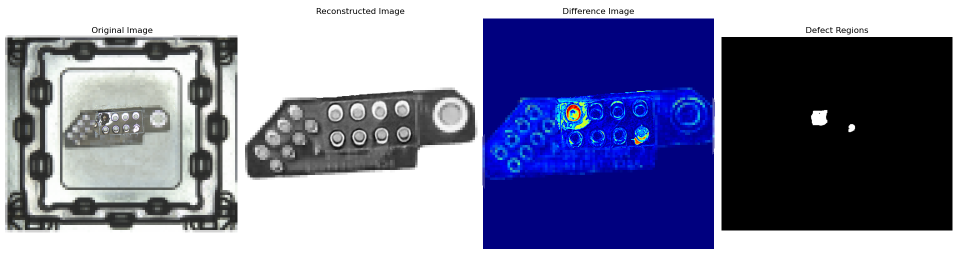
#> input picture resource/effect.png, 1919 x 512 px (shown at 1/2 size)
$ python -i ImagePreProcessing.py   (imports and definitions only)
#> lines starting #> are read from the running program, lines starting #| are printed output that depends on the picture; after the words box and inside, x2 and y2 are one past the last pixel; in counts of white or black regions, pixels touching at a corner belong together
#> further down, picture is the input picture: shape (512, 1919, 3); mean B, G, R 157.4, 127.6, 125.2
import cv2
import numpy as np


def read_img(image_path: str) -> np.ndarray:
    image = cv2.imread(image_path)
    if image is None:
        print("Image not found or invalid image format")
        return None
    return image


def show_img(images, win_name=None):
    if not isinstance(images, list):
        images = [images]

    for i, image in enumerate(images):
        # 调整图像大小以适应屏幕
        screen_res = 1280, 720  # 示例屏幕分辨率
        scale_width = screen_res[0] / image.shape[1]
        scale_height = screen_res[1] / image.shape[0]
        scale = min(scale_width, scale_height)

        window_width = int(image.shape[1] * scale)
        window_height = int(image.shape[0] * scale)

        # 为每个图像创建一个唯一的窗口
        if win_name is None:
            window_name = f'image {i}'
        else:
            window_name = win_name + f' {i}'
        cv2.namedWindow(window_name, cv2.WINDOW_NORMAL)
        cv2.resizeWindow(window_name, window_width, window_height)
        cv2.imshow(window_name, image)

    cv2.waitKey(0)
    cv2.destroyAllWindows()


def img_pre_processing_gray(image):
    gray_image = cv2.cvtColor(image, cv2.COLOR_BGR2GRAY)
    return gray_image


def img_pre_processing_binary(image):
    # 分离 BGR 通道
    b_channel, g_channel, r_channel = cv2.split(image)
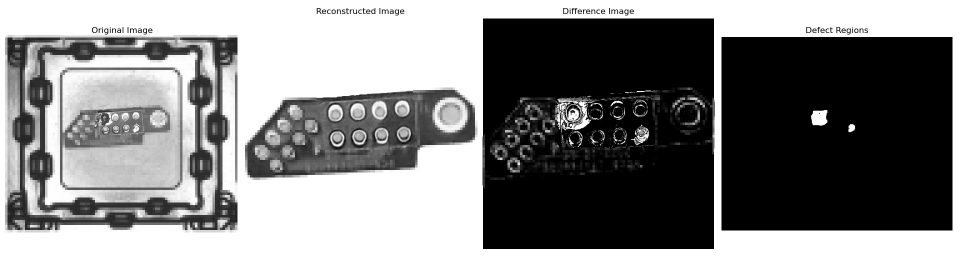
#> g_channel: shape (512, 1919) (shown at 1/2 size); min 0, max 255, mean 127.6
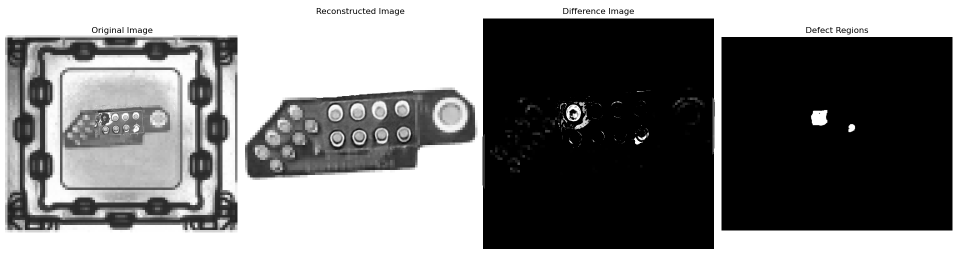
#> r_channel: shape (512, 1919) (shown at 1/2 size); min 0, max 255, mean 125.2

    # 对每个通道分别应用中值模糊和自适应阈值二值化
    binary_channels = []
    for channel in [b_channel, g_channel, r_channel]:
        blurred_channel = cv2.medianBlur(channel, 9)
        binary_channel = cv2.adaptiveThreshold(blurred_channel, 255,
                                               cv2.ADAPTIVE_THRESH_GAUSSIAN_C,
                                               cv2.THRESH_BINARY, 17, 6)
        binary_channels.append(binary_channel)
#> this loop made 3 passes
#> pass 1, in img_pre_processing_binary, `blurred_channel = cv2.medianBlur(channel, 9)`:
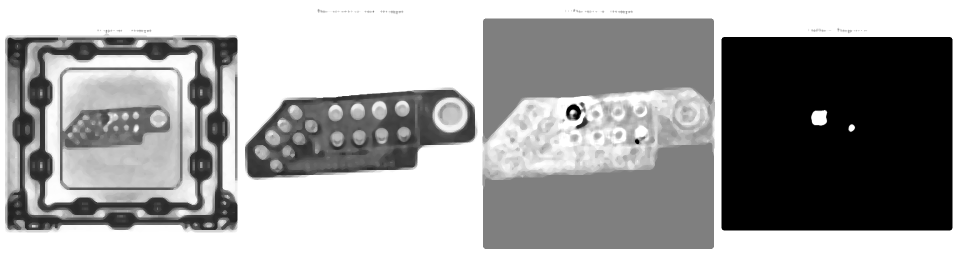
#> blurred_channel: shape (512, 1919) (shown at 1/2 size); min 0, max 255, mean 157.7
#> pass 1, in img_pre_processing_binary, `binary_channel = cv2.adaptiveThreshold(blurred_channel, 255, cv2.ADAPT..`:
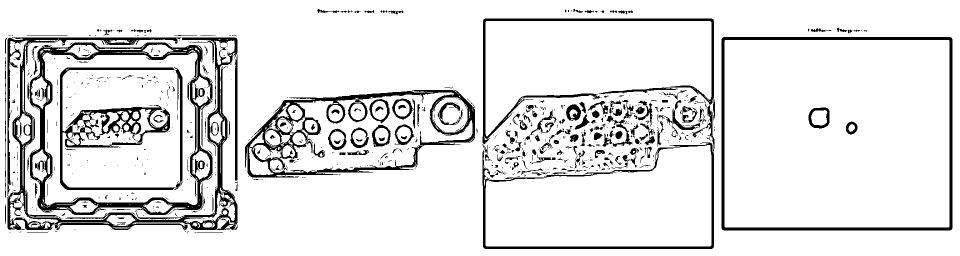
#> binary_channel: shape (512, 1919) (shown at 1/2 size); 89% white; 933 black regions (727 under 20 px), largest, box (x1, y1, x2, y2) and area: (15, 75, 475, 460) 19446, (59, 85, 425, 430) 15647, (490, 180, 950, 355) 13595
#> pass 2, in img_pre_processing_binary, `binary_channel = cv2.adaptiveThreshold(blurred_channel, 255, cv2.ADAPT..`:
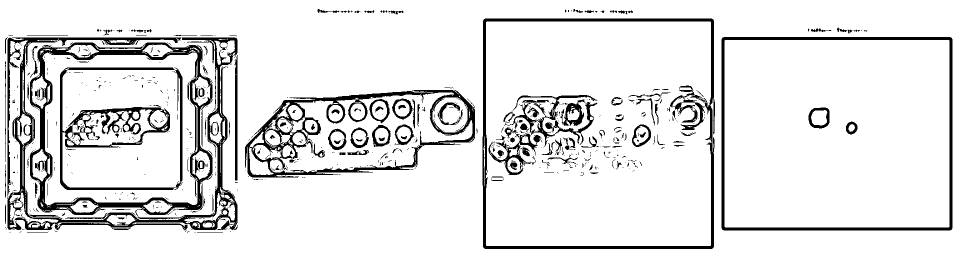
#> binary_channel: shape (512, 1919) (shown at 1/2 size); 89.2% white; 762 black regions (604 under 20 px), largest, box (x1, y1, x2, y2) and area: (15, 75, 475, 460) 35356, (490, 180, 950, 355) 13595, (965, 37, 1430, 498) 13128
#> after the loop, binary_channels = 3 items

    # 合并二值化后的通道
    binary_image = cv2.merge(binary_channels)
    binary_image = cv2.cvtColor(binary_image, cv2.COLOR_BGR2GRAY)
#> binary_image: shape (512, 1919)

    _, binary_image = cv2.threshold(binary_image, 0, 255, cv2.THRESH_BINARY + cv2.THRESH_OTSU)
    kernel = np.ones((5, 5), np.uint8)
    binary_image = cv2.erode(binary_image, kernel, iterations=1)
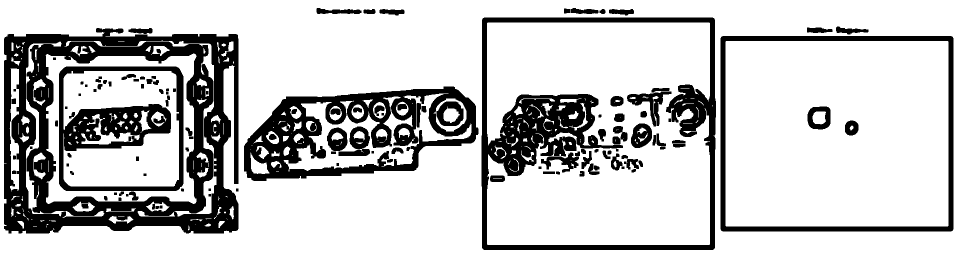
#> binary_image: shape (512, 1919) (shown at 1/2 size); 77.4% white; 124 black regions, largest, box (x1, y1, x2, y2) and area: (8, 56, 477, 467) 79900, (963, 35, 1432, 500) 44281, (488, 173, 957, 362) 34713
    binary_image = cv2.dilate(binary_image, kernel, iterations=1)
#> binary_image: shape (512, 1919); 86.6% white; 191 black regions (121 under 20 px), largest, box (x1, y1, x2, y2) and area: (10, 58, 475, 465) 53591, (965, 37, 1430, 498) 25298, (490, 175, 955, 360) 20664

    # 应用高斯模糊到合并后的二值化图像
    binary_image = cv2.GaussianBlur(binary_image, (5, 5), 0)
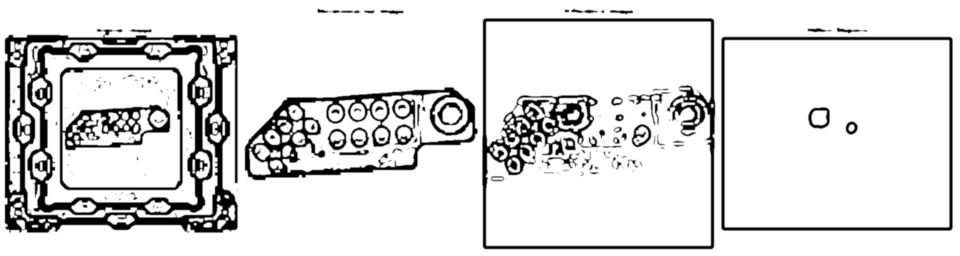
#> binary_image: shape (512, 1919) (shown at 1/2 size); min 0, max 255, mean 220.8
    return binary_image

>>> import cv2
>>> picture = cv2.imread('resource/effect.png')
>>> result = img_pre_processing_binary(picture)
